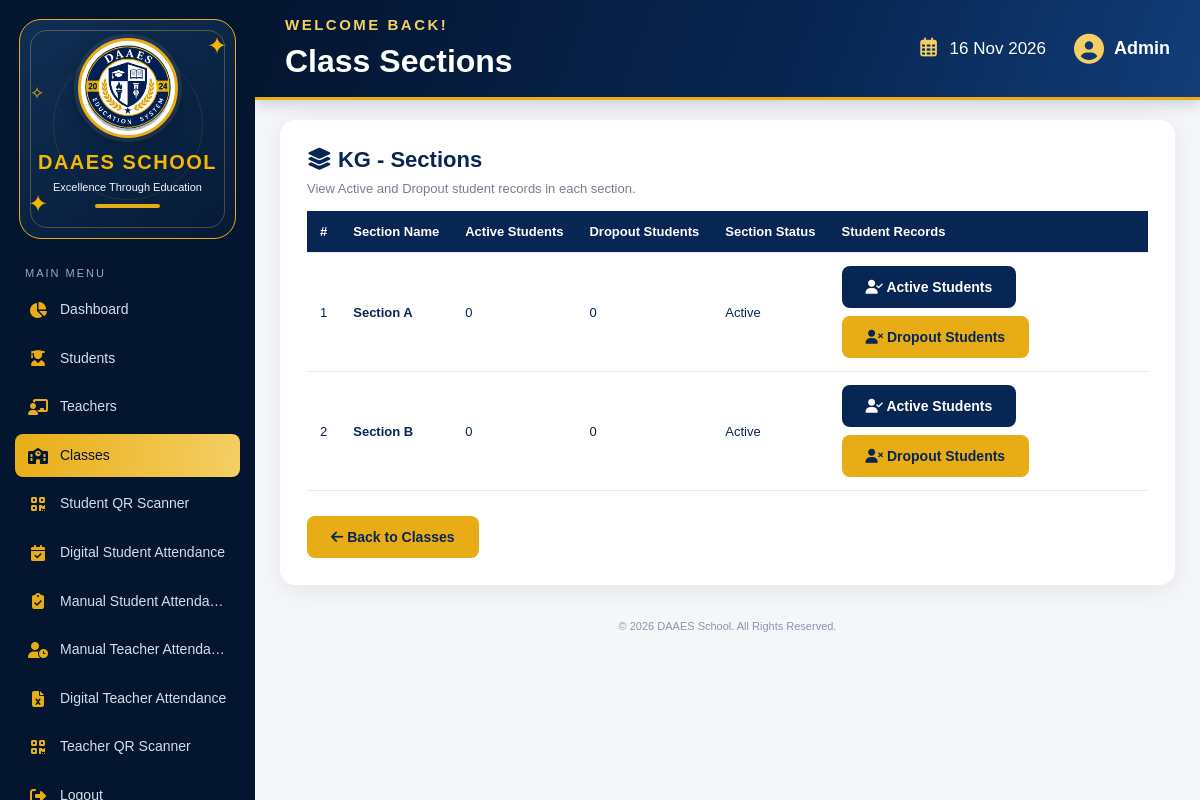
The app's page /classes/view_sections.php?class_id=2 with its own data.
### tables this page shows
CREATE TABLE `classes` (
  `id` int(11) NOT NULL,
  `class_name` varchar(100) NOT NULL,
  `class_order` int(11) NOT NULL,
  `status` enum('active','inactive') DEFAULT 'active'
);

CREATE TABLE `sections` (
  `id` int(11) NOT NULL,
  `class_id` int(11) NOT NULL,
  `section_name` varchar(50) NOT NULL,
  `capacity` int(11) DEFAULT 40,
  `status` enum('active','inactive') DEFAULT 'active'
);

### classes/view_sections.php (the view, shortened to what this page needs)
<?php
include '../config/database.php';
function e($value) {
    return htmlspecialchars((string)($value ?? ''), ENT_QUOTES, 'UTF-8');
}
$class_id = (int)($_GET['class_id'] ?? 0);
$stmt = $conn->prepare(
    "SELECT * FROM classes WHERE id = ?"
);
$stmt->bind_param("i", $class_id);
$stmt->execute();
$classResult = $stmt->get_result();
$class = $classResult->fetch_assoc();
$sql = "
    SELECT
        s.id,
        s.section_name,
        s.status,
        COALESCE(student_counts.active_students, 0) AS active_students,
        COALESCE(student_counts.dropout_students, 0) AS dropout_students
    FROM sections s
    LEFT JOIN (
        SELECT
            e.class_id,
            e.section_id,
            SUM(
                CASE
                    WHEN e.status = 'active'
                    AND st.status = 'active'
                    THEN 1 ELSE 0
                END
            ) AS active_students,
            SUM(
                CASE
                    WHEN e.status = 'dropout'
                    OR st.status = 'dropout'
                    THEN 1 ELSE 0
                END
            ) AS dropout_students
        FROM enrollments e
        INNER JOIN (
            SELECT student_id, MAX(id) AS latest_id
            FROM enrollments
            GROUP BY student_id
        ) latest ON latest.latest_id = e.id
        INNER JOIN students st
            ON st.id = e.student_id
        GROUP BY e.class_id, e.section_id
    ) student_counts
        ON student_counts.class_id = s.class_id
        AND student_counts.section_id = s.id
    WHERE s.class_id = ?
      AND s.section_name IN ('A', 'B')
    ORDER BY s.section_name
";
$sectionStmt = $conn->prepare($sql);
$sectionStmt->bind_param("i", $class_id);
$sectionStmt->execute();
$sections = $sectionStmt->get_result();
?>
<div class="card">
    <h2>
        <i class="fas fa-layer-group"></i>
        <?php echo e($class['class_name']); ?> - Sections
    </h2>
    <p class="page-description">
        View Active and Dropout student records in each section.
    </p>
    <div class="table-wrap">
        <table>
            <thead>
                <tr>
                    <th>#</th>
                    <th>Section Name</th>
                    <th>Active Students</th>
                    <th>Dropout Students</th>
                    <th>Section Status</th>
                    <th>Student Records</th>
                </tr>
            </thead>
            <tbody>
                <?php $i = 1; ?>
                <?php if ($sections->num_rows > 0): ?>
                    <?php while ($section = $sections->fetch_assoc()): ?>
                        <?php
                        $sectionId = (int)$section['id'];
                        $activeLink = "students_list.php?" . http_build_query([
                            'class_id' => $class_id,
                            'section_id' => $sectionId,
                            'student_status' => 'active'
                        ]);
                        $dropoutLink = "students_list.php?" . http_build_query([
                            'class_id' => $class_id,
                            'section_id' => $sectionId,
                            'student_status' => 'dropout'
                        ]);
                        ?>
                        <tr>
                            <td><?php echo $i++; ?></td>
                            <td>
                                <strong>
                                    Section <?php echo e($section['section_name']); ?>
                                </strong>
                            </td>
                            <td>
                                <?php echo (int)$section['active_students']; ?>
                            </td>
                            <td>
                                <?php echo (int)$section['dropout_students']; ?>
                            </td>
                            <td>
                                <?php echo e(ucfirst($section['status'])); ?>
                            </td>
                            <td>
                                <div style="display:flex; gap:8px; flex-wrap:wrap;">
                                    <a
                                        href="<?php echo e($activeLink); ?>"
                                        class="btn btn-primary"
                                    >
                                        <i class="fas fa-user-check"></i>
                                        Active Students
                                    </a>
                                    <a
                                        href="<?php echo e($dropoutLink); ?>"
                                        class="btn btn-secondary"
                                    >
                                        <i class="fas fa-user-times"></i>
                                        Dropout Students
                                    </a>
                                </div>
                            </td>
                        </tr>
                    <?php endwhile; ?>
                <?php endif; ?>
            </tbody>
        </table>
    </div>
    <div class="buttons">
        <a href="classes.php" class="btn btn-secondary">
            <i class="fas fa-arrow-left"></i>
            Back to Classes
        </a>
    </div>
</div>
<?php
include __DIR__ . '/../admin/layouts/admin_layout.php';
?>

### assets/css/style.css (style rules this page uses)
:root { --navy: #082653; --navy-light: #123d78; --gold: #e8ad16; --gold-light: #f5cf65; --background: #f3f5fa; --white: #ffffff; --text: #082653; --muted: #777f8d; --border: #d5dce8; --success-bg: #e5f8ec; --success-text: #176b36; --error-bg: #ffe8e8; --error-text: #b42323; --shadow: 0 5px 25px rgba(0,0,0,.07); }
* { margin: 0; padding: 0; box-sizing: border-box; }
body { min-height: 100vh; padding: 25px; font-family: Arial, sans-serif; background: var(--background); color: var(--text); }
.card, .cyber-card, .form-card { background: var(--white); padding: 27px; border-radius: 15px; margin-bottom: 25px; box-shadow: var(--shadow); }
.card h2, .cyber-card h2, .form-card h2 { color: var(--navy); font-size: 22px; margin-bottom: 20px; }
.page-description { color: var(--muted); font-size: 13px; margin-top: -12px; margin-bottom: 15px; }
button, .btn, .btn-neon { display: inline-block; padding: 13px 24px; border: none; border-radius: 8px; background: var(--gold); color: var(--navy); font-family: inherit; font-size: 14px; font-weight: 700; text-decoration: none; cursor: pointer; transition: .25s ease; }
.btn-primary { background: var(--navy); color: var(--white); }
.btn-secondary { background: var(--gold); color: var(--navy); }
.buttons { display: flex; align-items: center; gap: 12px; flex-wrap: wrap; margin-top: 25px; }
.table-wrap { width: 100%; overflow-x: auto; }
table { width: 100%; min-width: 850px; border-collapse: collapse; background: var(--white); color: var(--text); }
th, td { padding: 13px; border-bottom: 1px solid #e6eaf0; text-align: left; font-size: 13px; }
th { background: var(--navy); color: var(--white); white-space: nowrap; }
a { color: var(--navy); }

### assets/css/dashboard-layout.css (style rules this page uses)
* { box-sizing: border-box; }
.dashboard-body { padding: 0; margin: 0; min-height: 100vh; height: 100vh; overflow: hidden; background: #f4f6fa; }

### records on screen
classes: class_name "KG"
sections: section_name "A", active_students "0", dropout_students "0", status "Active"
sections: section_name "B", active_students "0", dropout_students "0", status "Active"

### other values on screen
$page_title "Class Sections"
